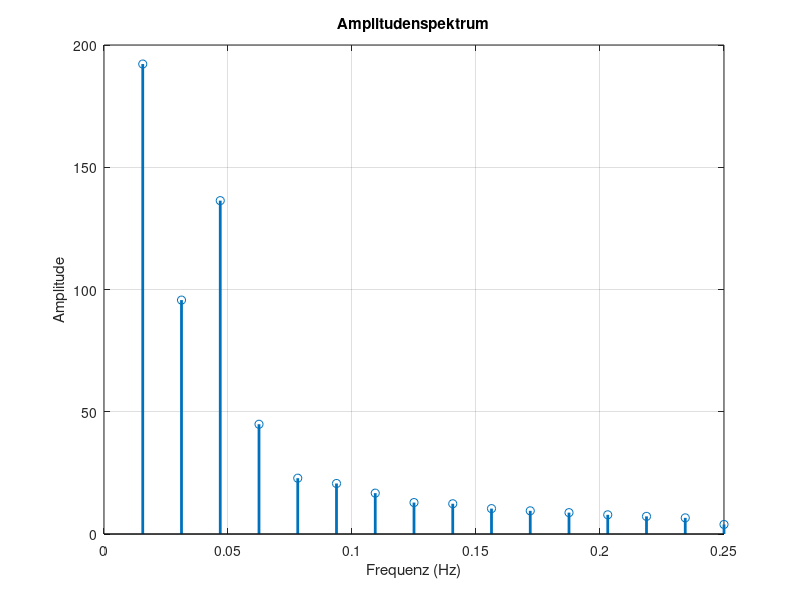
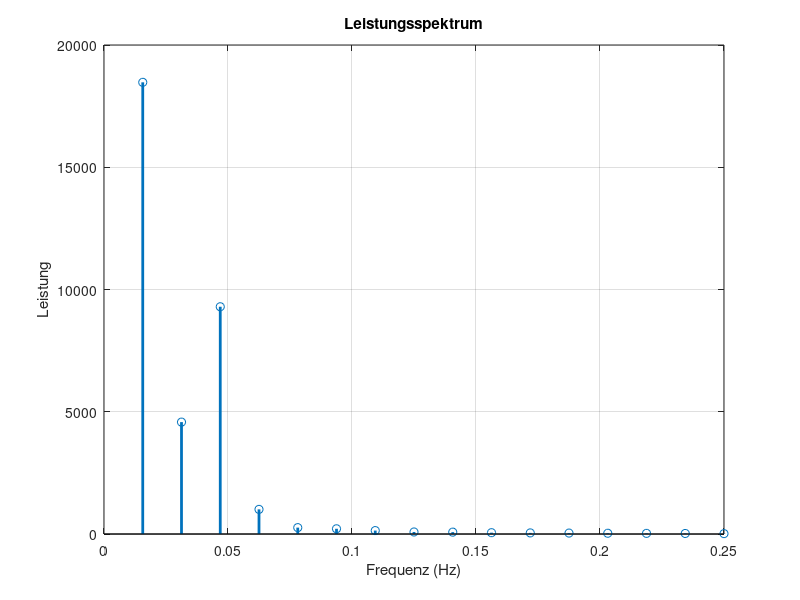
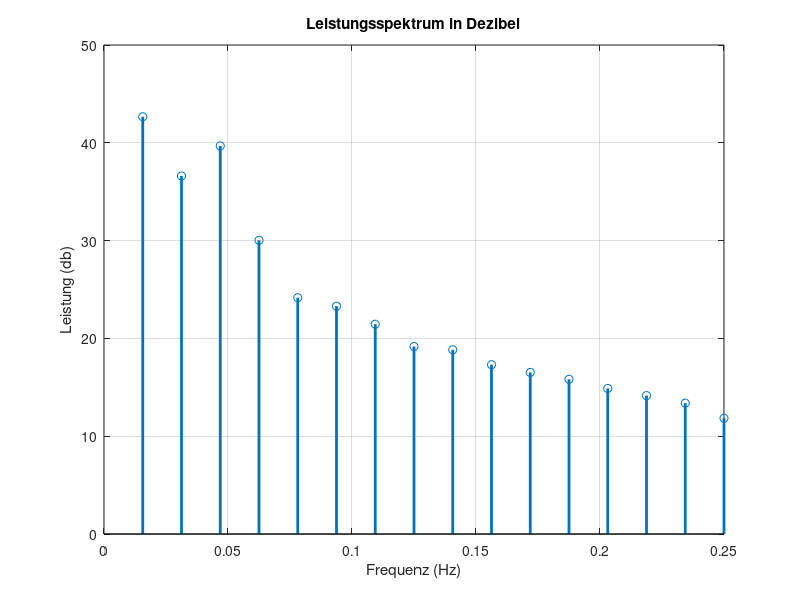
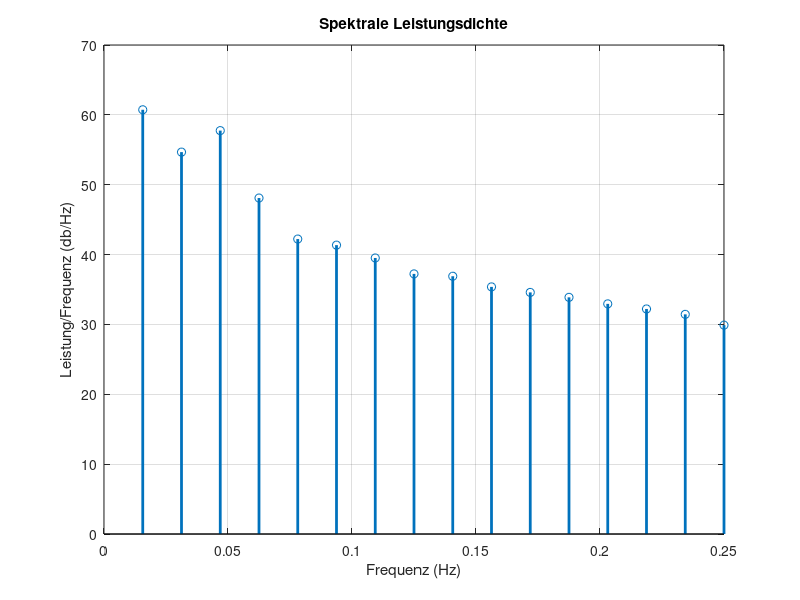

Reproduce these figures in MATLAB, in order.
% Workspace zurücksetzen
clear all;
close all;
clc;

% Erklärvideos:
% https://www.youtube.com/watch?v=QmgJmh2I3Fw
% https://www.youtube.com/watch?v=pfjiwxhqd1M

%% Rohdaten einlesen

x = [492.5 365.0 245.0 182.5 167.5 205.0 287.5 395 500.0 582.5 620.0 607.5 ...
    562.5 505.0 455.0 430.0 437.5 477.5 555.0 635.0 717.5 775.0 787.5 735.0 ...
    642.5 515.0 390.0 282.5 210.0 182.5 197.5 267.5]; % Absolute Geschwindigkeit
t = 1:0.5:16.5; % Synthetischer Zeitstempel
N = length(x); % Anzahl an Samples
Fs = mean(diff(t)); % Durschnittlicher zeitlicher Samplingabstand
f = (0:N-1) * Fs/N; % Vektor aller Frequenzen; Einteilung der Abzisse

%% Rohdaten plotten

figure(1);
plot(t, x, '*--');
grid('on');
title('Rohdaten');
xlabel('Zeit (s)');
ylabel('Distanz (mm');

%% Fast-Fourier-Transformation durchführen

% FFT und absolute Normierung die auf Anzahl der Datenpunkte
X = 1/N * abs(fft(x));

% Erstellung der einseitige FFT
if mod(N, 2) == 0 % Prüfen, ob N gradzahlig ist
    X = X(1:N/2+1);
    N2 = N/2+1;
else
    X = X(1:N2);
    N2 = ceil(N/2);
end

% Verdopplung der Werte außer 0 Hz und Nyquist
X(2:end-1) = 2 * X(2:end-1);

%% Plot des Amplitudenspektrums

figure(1);
stem(f(2:N2), X(2:end), 'LineWidth', 2); % 0 Hz, d.h. Mittelwert hier unwichtig
xlabel('Frequenz (Hz)');
ylabel('Amplitude');
title('Amplitudenspektrum');
grid('on');

%% Berechnung des Leistungsspektrums

Power = (1/N^2)*abs(fft(x)).^2;

if mod(N, 2) == 0 % Prüfen, ob N gradzahlig ist
    Power = Power(1:N/2+1);
    N2 = N/2+1;
else
    Power = Power(1:N2);
    N2 = ceil(N/2);
end

% Verdopplung der Werte außer 0 Hz und Nyquist
Power(2:end-1) = 2 * Power(2:end-1);

%% Plot des Leistungsspektrums

figure(2);
stem(f(2:N2), Power(2:end), 'LineWidth', 2); % 0 Hz, d.h. Mittelwert hier unwichtig
xlabel('Frequenz (Hz)');
ylabel('Leistung');
title('Leistungsspektrum');
grid('on');

% Leistung in dB (logarithmisch)

figure(3);
stem(f(2:N2), pow2db(Power(2:end)), 'LineWidth', 2); % 0 Hz, d.h. Mittelwert hier unwichtig
xlabel('Frequenz (Hz)');
ylabel('Leistung (db)');
title('Leistungsspektrum in Dezibel');
grid('on');

%% Berechnung der spektralen Leistungsdichte

PSD = (1/(Fs*N))*abs(fft(x)).^2; 

if mod(N, 2) == 0 % Prüfen, ob N gradzahlig ist
    PSD = PSD(1:N/2+1);
    N2 = N/2+1;
else
    PSD = PSD(1:N2);
    N2 = ceil(N/2);
end

% Verdopplung der Werte außer 0 Hz und Nyquist
PSD(2:end-1) = 2 * PSD(2:end-1);

%% Plot des spektralen Leistungsdichte

figure(4);
stem(f(2:N2), pow2db(PSD(2:end)), 'LineWidth', 2); % 0 Hz, d.h. Mittelwert hier unwichtig
xlabel('Frequenz (Hz)');
ylabel('Leistung/Frequenz (db/Hz)');
title('Spektrale Leistungsdichte');
grid('on');